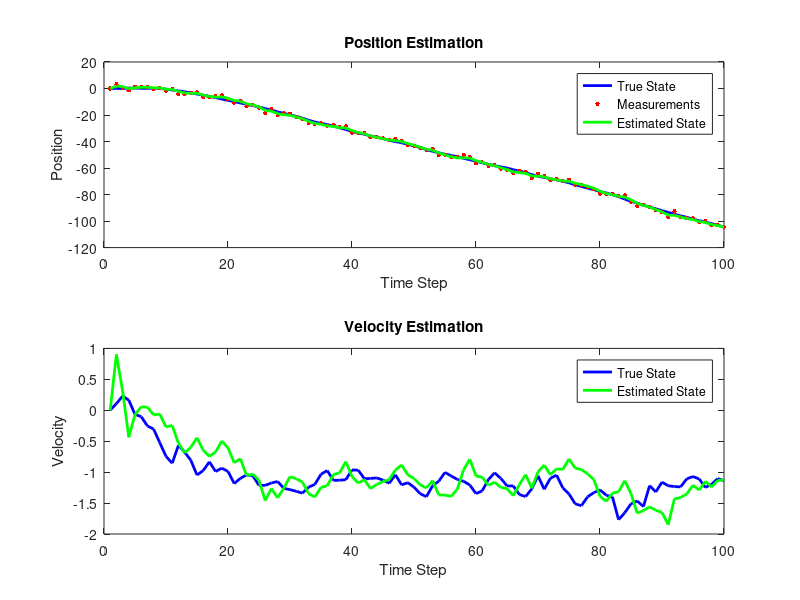

The MATLAB script that drew this image:
% Define the state-space model
A = [1 1; 0 1];  % State transition matrix
B = [0.5; 1];    % Control input matrix (if applicable)
H = [1 0];       % Measurement matrix
Q = [0.02 0; 0 0.02];  % Process noise covariance
R = 1.5;           % Measurement noise covariance

% Initialize the initial state estimate and covariance
x_hat = [0; 0];   % Initial state estimate
P = eye(2);       % Initial state covariance

% Initialize the initial state
true_state(:, 1) = [0; 0];  % Initial state at t = 1

% Simulate measurements (replace this with your actual measurements)
T = 100;          % Number of time steps
measurements = zeros(1, T);

for t = 2:T  % Start the loop at t = 2 since t = 1 is already initialized
    % Simulate the true state dynamics (replace this with your system model)
    true_state(:, t) = A * true_state(:, t-1) + sqrt(Q) * randn(2, 1);
    
    % Simulate a noisy measurement (replace this with your measurement model)
    measurements(t) = H * true_state(:, t) + sqrt(R) * randn;
    
    % Kalman filter prediction step
    x_hat_minus = A * x_hat;
    P_minus = A * P * A' + Q;
    
    % Kalman filter update step
    K = P_minus * H' / (H * P_minus * H' + R);
    x_hat = x_hat_minus + K * (measurements(t) - H * x_hat_minus);
    P = (eye(2) - K * H) * P_minus;
    
    % Store the estimated state
    estimated_state(:, t) = x_hat;
end


% Plot the true state, measurements, and estimated state
figure;
subplot(2,1,1);
plot(true_state(1,:), 'b', 'LineWidth', 2);
hold on;
plot(measurements, 'r.', 'MarkerSize', 10);
plot(estimated_state(1,:), 'g', 'LineWidth', 2);
xlabel('Time Step');
ylabel('Position');
legend('True State', 'Measurements', 'Estimated State');
title('Position Estimation');

subplot(2,1,2);
plot(true_state(2,:), 'b', 'LineWidth', 2);
hold on;
plot(estimated_state(2,:), 'g', 'LineWidth', 2);
xlabel('Time Step');
ylabel('Velocity');
legend('True State', 'Estimated State');
title('Velocity Estimation');

